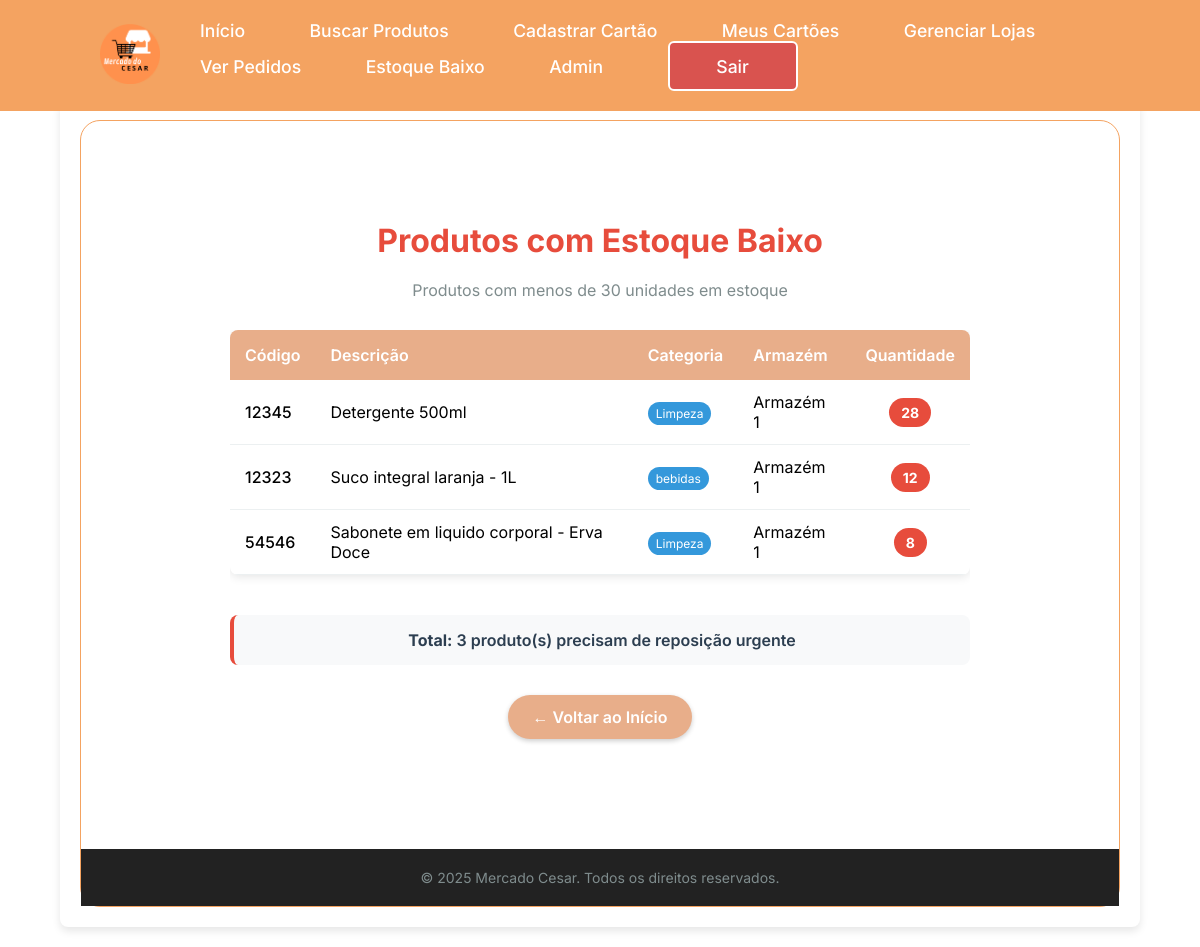
Page /estoque-baixo/ (signed in) on the earlier database version.
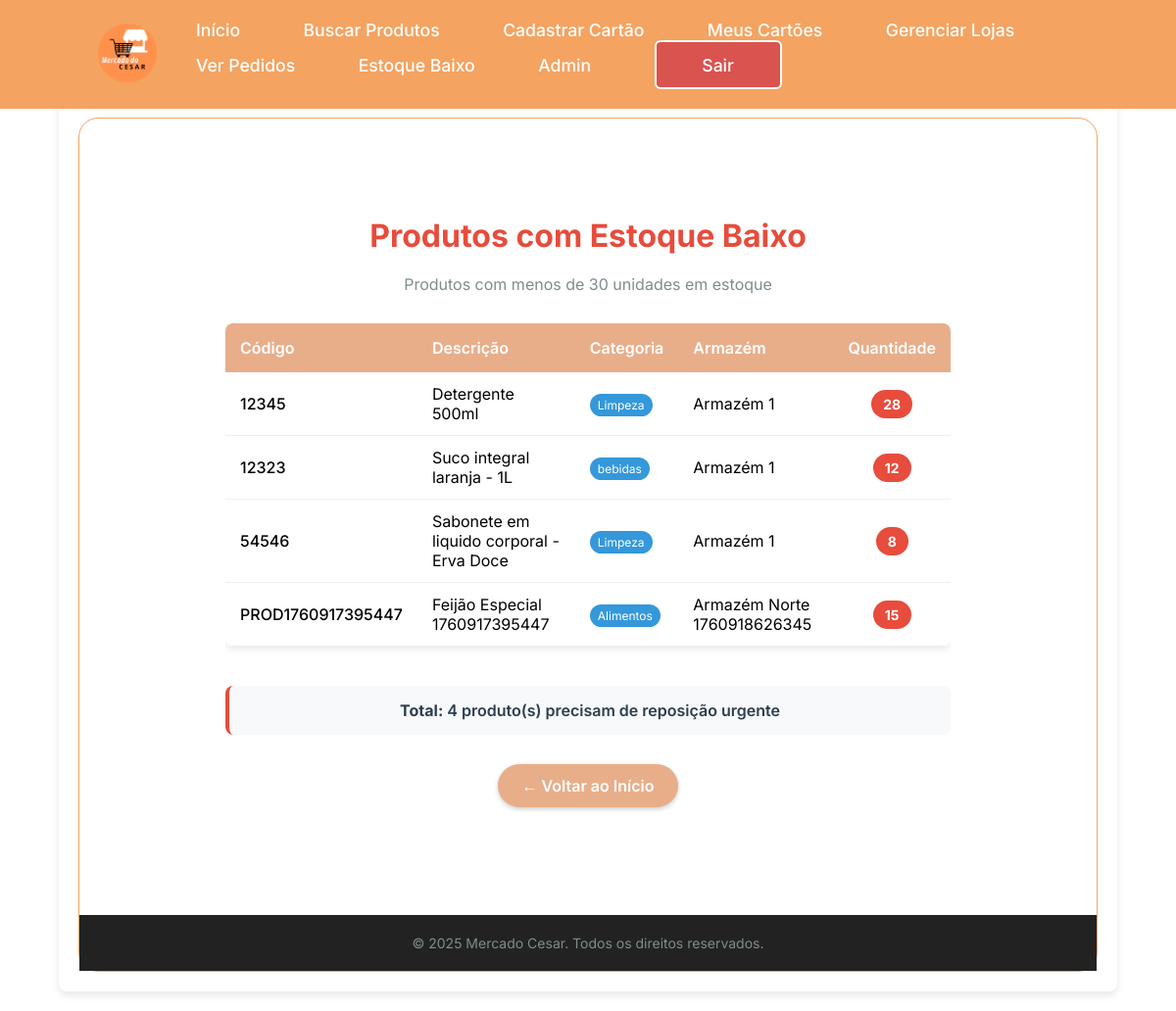
Same page on the later database version.
### mercadocesar/models.py (models this page shows, shortened)
class Estoque(models.Model):
	produto = models.ForeignKey(Produto, on_delete=models.CASCADE)
	armazem = models.ForeignKey(Armazem, on_delete=models.CASCADE)
	quantidade = models.PositiveIntegerField()
	class Meta:
		unique_together = ('produto', 'armazem')
	@staticmethod
	def abaixo_estoque_minimo(minimo=30):
		return Estoque.objects.filter(quantidade__lt=minimo)

class Produto(models.Model):
	nome = models.CharField(max_length=30, unique=True)
	codigo = models.CharField(max_length=30, unique=True)
	descricao = models.CharField(max_length=200, default="", unique=True)
	categoria = models.CharField(max_length=50)
	preco_custo = models.DecimalField(
		max_digits=10,
		decimal_places=2,
		validators=[MinValueValidator(0)]
	)
	preco = models.DecimalField(
		max_digits=10,
		decimal_places=2,
		validators=[MinValueValidator(0)]
	)
	unidade_medida = models.CharField(max_length=20)
	class Meta:
		constraints = [
			CheckConstraint(check=~Q(codigo=""), name='codigo_nao_vazio'),
   			CheckConstraint(check=~Q(descricao=""), name='descricao_nao_vazia'),
			CheckConstraint(check=~Q(categoria=""), name='categoria_nao_vazia'),
			CheckConstraint(check=~Q(unidade_medida=""), name='unidade_medida_nao_vazia'),
		]

class Armazem(models.Model):
	nome = models.CharField(max_length=100)
	endereco = models.CharField(max_length=200, blank=True)
	class Meta:
		verbose_name_plural = "Armazéns"

### mercadocesar/views.py (the view)
# urls.py: path('estoque-baixo/', estoque_baixo, name='estoque_baixo'),
@user_passes_test(lambda u: u.is_staff)
def estoque_baixo(request):
    estoques = Estoque.abaixo_estoque_minimo()
    return render(request, 'estoque_baixo.html', {'estoques': estoques})

### mercadocesar/templates/estoque_baixo.html (shortened to what the changed rows need)
{% extends 'base.html' %}
{% load static %}
{% block content %}
<main class="regis">
    <div class="caixa" style="max-width: 900px; margin: 20px auto;">
        <h2 style="text-align: center; color: #e74c3c; margin-bottom: 20px;">
            Produtos com Estoque Baixo
        </h2>
        {% if estoques %}
            <div style="overflow-x: auto;">
                <table style="width: 100%; border-collapse: collapse; margin-bottom: 20px; background: white; border-radius: 8px; overflow: hidden; box-shadow: 0 2px 10px rgba(0,0,0,0.1);">
                    <thead style="background-color: #e8ae8a; color: white;">
                        <tr>
                            <th style="padding: 15px; text-align: left; font-weight: 600;">Código</th>
                            <th style="padding: 15px; text-align: left; font-weight: 600;">Descrição</th>
                            <th style="padding: 15px; text-align: left; font-weight: 600;">Categoria</th>
                            <th style="padding: 15px; text-align: left; font-weight: 600;">Armazém</th>
                            <th style="padding: 15px; text-align: center; font-weight: 600;">Quantidade</th>
                        </tr>
                    </thead>
                    <tbody>
                        {% for estoque in estoques %}
                        <tr style="border-bottom: 1px solid #ecf0f1; transition: background-color 0.3s;"
                            onmouseover="this.style.backgroundColor='#f8f9fa'"
                            onmouseout="this.style.backgroundColor='white'">
                            <td style="padding: 12px 15px; font-weight: 500;">{{ estoque.produto.codigo }}</td>
                            <td style="padding: 12px 15px;">{{ estoque.produto.descricao }}</td>
                            <td style="padding: 12px 15px;">
                                <span style="background-color: #3498db; color: white; padding: 4px 8px; border-radius: 12px; font-size: 12px;">
                                    {{ estoque.produto.categoria }}
                                </span>
                            </td>
                            <td style="padding: 12px 15px;">{{ estoque.armazem.nome }}</td>
                            <td style="padding: 12px 15px; text-align: center;">
                                <span style="background-color: #e74c3c; color: white; padding: 6px 12px; border-radius: 20px; font-weight: bold; font-size: 14px;">
                                    {{ estoque.quantidade }}
                                </span>
                            </td>
                        </tr>
                        {% endfor %}
                    </tbody>
                </table>
            </div>
            <div style="background: #f8f9fa; padding: 15px; border-radius: 8px; text-align: center; margin-top: 20px; border-left: 4px solid #e74c3c;">
                <p style="margin: 0; font-weight: 600; color: #2c3e50;">
                    <strong>Total:</strong> {{ estoques|length }} produto(s) precisam de reposição urgente
                </p>
            </div>
        {% else %}
            <div style="text-align: center; padding: 40px; background: #d4edda; border: 1px solid #c3e6cb; border-radius: 8px; color: #155724;">
                <h3 style="margin: 0 0 10px 0; color: #155724;">Estoque Adequado!</h3>
                <p style="margin: 0; font-size: 16px;">Todos os produtos estão com estoque adequado.</p>
            </div>
        {% endif %}
    </div>
</main>
{% endblock %}

Differences in the rows shown:
added Estoque: produto.codigo "PROD1760917395447", produto.descricao "Feijão Especial 1760917395447", produto.categoria "Alimentos", armazem.nome "Armazém Norte 1760918626345", quantidade "15"
Other differences:
{{ estoques|length }}: "3" → "4"
